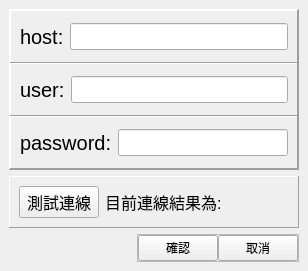
<?xml version="1.0" encoding="UTF-8"?>
<ui version="4.0">
 <class>MainWindow</class>
 <widget class="QMainWindow" name="MainWindow">
  <property name="geometry">
   <rect>
    <x>0</x>
    <y>0</y>
    <width>308</width>
    <height>271</height>
   </rect>
  </property>
  <property name="windowTitle">
   <string>MYSQL資訊輸入</string>
  </property>
  <widget class="QWidget" name="centralwidget">
   <layout class="QVBoxLayout" name="verticalLayout">
    <item>
     <widget class="QFrame" name="frame">
      <property name="frameShape">
       <enum>QFrame::Panel</enum>
      </property>
      <property name="frameShadow">
       <enum>QFrame::Raised</enum>
      </property>
      <layout class="QVBoxLayout" name="verticalLayout_2">
       <property name="spacing">
        <number>0</number>
       </property>
       <property name="leftMargin">
        <number>0</number>
       </property>
       <property name="topMargin">
        <number>0</number>
       </property>
       <property name="rightMargin">
        <number>0</number>
       </property>
       <property name="bottomMargin">
        <number>0</number>
       </property>
       <item>
        <widget class="QFrame" name="frame_3">
         <property name="frameShape">
          <enum>QFrame::Panel</enum>
         </property>
         <property name="frameShadow">
          <enum>QFrame::Raised</enum>
         </property>
         <layout class="QHBoxLayout" name="horizontalLayout">
          <item>
           <widget class="QLabel" name="label">
            <property name="sizePolicy">
             <sizepolicy hsizetype="Preferred" vsizetype="Preferred">
              <horstretch>0</horstretch>
              <verstretch>0</verstretch>
             </sizepolicy>
            </property>
            <property name="font">
             <font>
              <pointsize>15</pointsize>
             </font>
            </property>
            <property name="text">
             <string>host:</string>
            </property>
           </widget>
          </item>
          <item>
           <widget class="QLineEdit" name="led_host">
            <property name="font">
             <font>
              <pointsize>12</pointsize>
             </font>
            </property>
           </widget>
          </item>
         </layout>
        </widget>
       </item>
       <item>
        <widget class="QFrame" name="frame_4">
         <property name="frameShape">
          <enum>QFrame::Panel</enum>
         </property>
         <property name="frameShadow">
          <enum>QFrame::Raised</enum>
         </property>
         <layout class="QHBoxLayout" name="horizontalLayout_2">
          <item>
           <widget class="QLabel" name="label_2">
            <property name="font">
             <font>
              <pointsize>15</pointsize>
             </font>
            </property>
            <property name="text">
             <string>user:</string>
            </property>
           </widget>
          </item>
          <item>
           <widget class="QLineEdit" name="led_user">
            <property name="font">
             <font>
              <pointsize>12</pointsize>
             </font>
            </property>
           </widget>
          </item>
         </layout>
        </widget>
       </item>
       <item>
        <widget class="QFrame" name="frame_5">
         <property name="frameShape">
          <enum>QFrame::Panel</enum>
         </property>
         <property name="frameShadow">
          <enum>QFrame::Raised</enum>
         </property>
         <layout class="QHBoxLayout" name="horizontalLayout_3">
          <item>
           <widget class="QLabel" name="label_3">
            <property name="font">
             <font>
              <pointsize>15</pointsize>
             </font>
            </property>
            <property name="text">
             <string>password:</string>
            </property>
           </widget>
          </item>
          <item>
           <widget class="QLineEdit" name="led_password">
            <property name="font">
             <font>
              <pointsize>12</pointsize>
             </font>
            </property>
           </widget>
          </item>
         </layout>
        </widget>
       </item>
      </layout>
     </widget>
    </item>
    <item>
     <widget class="QFrame" name="frame_2">
      <property name="sizePolicy">
       <sizepolicy hsizetype="Preferred" vsizetype="Fixed">
        <horstretch>0</horstretch>
        <verstretch>0</verstretch>
       </sizepolicy>
      </property>
      <property name="frameShape">
       <enum>QFrame::Panel</enum>
      </property>
      <property name="frameShadow">
       <enum>QFrame::Raised</enum>
      </property>
      <layout class="QHBoxLayout" name="horizontalLayout_4">
       <item>
        <widget class="QPushButton" name="btn_conn">
         <property name="sizePolicy">
          <sizepolicy hsizetype="Fixed" vsizetype="Fixed">
           <horstretch>0</horstretch>
           <verstretch>0</verstretch>
          </sizepolicy>
         </property>
         <property name="font">
          <font>
           <pointsize>12</pointsize>
          </font>
         </property>
         <property name="text">
          <string>測試連線</string>
         </property>
        </widget>
       </item>
       <item>
        <widget class="QLabel" name="label_4">
         <property name="font">
          <font>
           <pointsize>12</pointsize>
          </font>
         </property>
         <property name="text">
          <string>目前連線結果為:</string>
         </property>
        </widget>
       </item>
       <item>
        <widget class="QLabel" name="lbl_conn">
         <property name="font">
          <font>
           <pointsize>12</pointsize>
          </font>
         </property>
         <property name="text">
          <string/>
         </property>
        </widget>
       </item>
      </layout>
     </widget>
    </item>
    <item>
     <widget class="QFrame" name="frame_6">
      <property name="sizePolicy">
       <sizepolicy hsizetype="Fixed" vsizetype="Fixed">
        <horstretch>0</horstretch>
        <verstretch>0</verstretch>
       </sizepolicy>
      </property>
      <property name="layoutDirection">
       <enum>Qt::RightToLeft</enum>
      </property>
      <property name="frameShape">
       <enum>QFrame::StyledPanel</enum>
      </property>
      <property name="frameShadow">
       <enum>QFrame::Raised</enum>
      </property>
      <layout class="QHBoxLayout" name="horizontalLayout_5">
       <property name="spacing">
        <number>0</number>
       </property>
       <property name="sizeConstraint">
        <enum>QLayout::SetNoConstraint</enum>
       </property>
       <property name="leftMargin">
        <number>0</number>
       </property>
       <property name="topMargin">
        <number>0</number>
       </property>
       <property name="rightMargin">
        <number>0</number>
       </property>
       <property name="bottomMargin">
        <number>0</number>
       </property>
       <item>
        <widget class="QPushButton" name="btn_cancel">
         <property name="sizePolicy">
          <sizepolicy hsizetype="Fixed" vsizetype="Fixed">
           <horstretch>0</horstretch>
           <verstretch>0</verstretch>
          </sizepolicy>
         </property>
         <property name="text">
          <string>取消</string>
         </property>
        </widget>
       </item>
       <item>
        <widget class="QPushButton" name="btn_ok">
         <property name="sizePolicy">
          <sizepolicy hsizetype="Fixed" vsizetype="Fixed">
           <horstretch>0</horstretch>
           <verstretch>0</verstretch>
          </sizepolicy>
         </property>
         <property name="text">
          <string>確認</string>
         </property>
        </widget>
       </item>
      </layout>
     </widget>
    </item>
   </layout>
  </widget>
 </widget>
 <resources/>
 <connections/>
</ui>
